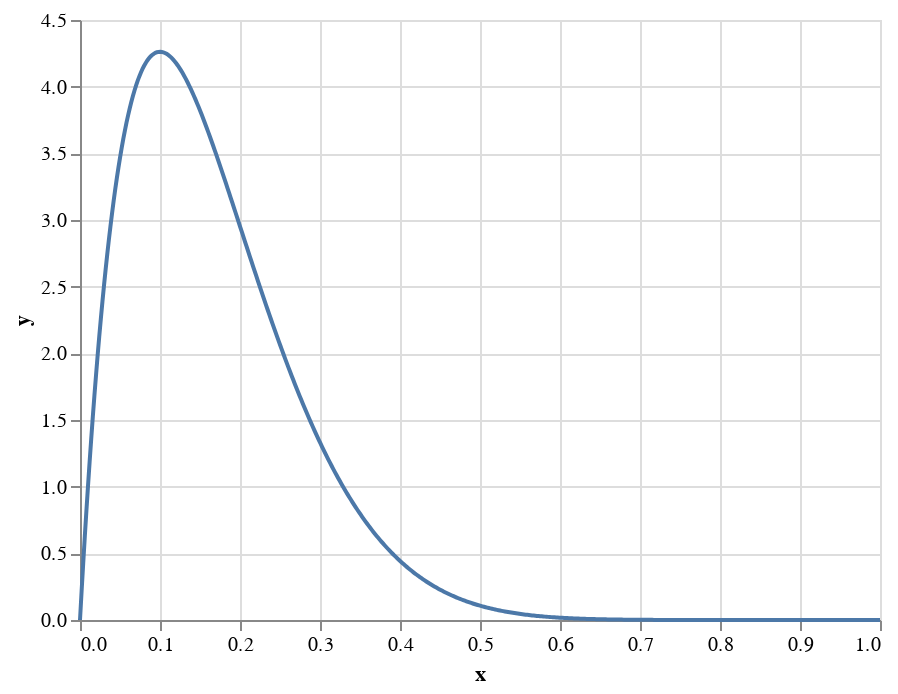

The cell this chart's notebook holds for it:
### Code cell
alt.Chart(df).mark_line().encode(
    x='x',
    y='y'
)

### Figure 1 — Vega-Lite specification as saved in the notebook (floating-point values rounded to 4 significant figures; data arrays with more than 128 entries replaced by an {"elided": "..."} marker saying what was removed)
{"$schema": "https://vega.github.io/schema/vega-lite/v3.4.0.json", "config": {"mark": {"tooltip": null}, "view": {"height": 300, "width": 400}}, "data": {"name": "data-339ec8b99c7a2c8f6cac08f7c90d245b"}, "datasets": {"data-339ec8b99c7a2c8f6cac08f7c90d245b": {"elided": "500 records"}}, "encoding": {"x": {"field": "x", "type": "quantitative"}, "y": {"field": "y", "type": "quantitative"}}, "mark": "line"}
